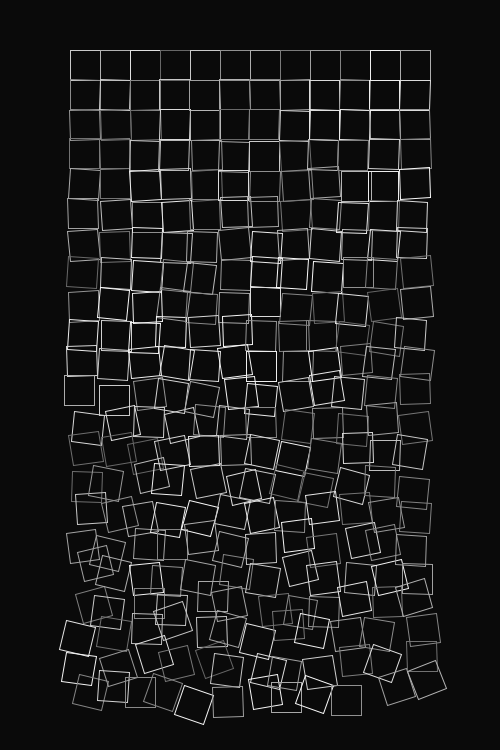
Frame 1 (no input)
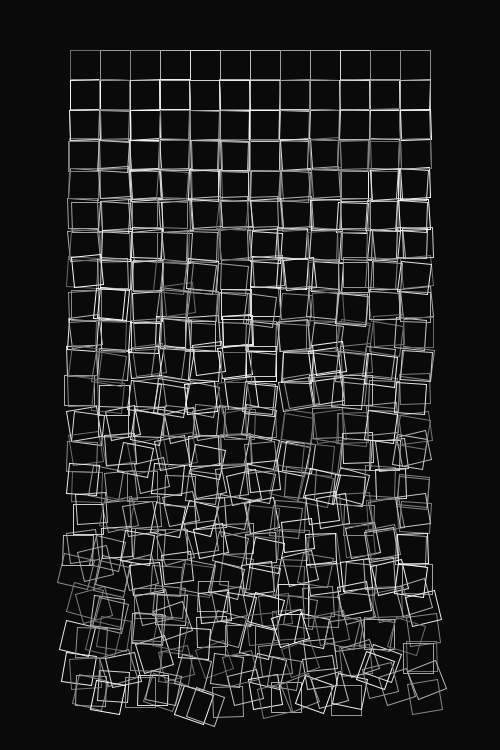
Frame 2 (the mouse pressed at the canvas centre, redrawn once)

The Processing sketch that drew these frames (run headless with seeded random() and noise(); the mouse was pressed at the canvas centre and the sketch redrawn once):

// Processing sketch: processing_185525
// ── processing_185525.pde

/*-----------------------------
Falling Boxes
Boxes progressively rotate to randomness

Created February 7, 2015
By Lauren Alman
contact alman.5@osu.edu
Modified February 9, 2015

project URL
-----------------------------*/

void setup() 
{  
  //size of canvas
  size(500, 750); 
  //black background 
  background(10); 
  //makes the boxes smooth (not as pixilated when rotated)
  smooth();  
  //does not continue to rotate and translate the boxes
  noLoop();
  //make the boxes have no fill
  noFill();
}

//want 12 columns constrained by rows
int rows = 12;
//want 22 rows constrained by the columns
int columns = 22;
//size of the boxes sides (x and y)
int s = 30;

void draw() 
{    
  for (int i = 0; i<rows ; i++) 
  {    
    for (int j = 0; j<columns; j++) 
    {      
      //made the stroke color random so it is cool when you take noLoop out
      stroke(random(100,255));
      //store the original position of the top set of square
      pushMatrix();            
      //create new x position for the square (70=space from side edges of canvas)
      float x = 70 + i*s + (random(-0.5*j, 0.5*j));      
      //create new y position of the square (50=space from top edge of canvas)
      float y = 50 + j*s + (random(-0.5*j, 0.5*j));      
      //displaces the square to new x and y coords
      translate(x, y);        
      //have to create float for radians or degrees to work
      float R = random(-j, j);
      //random rotation based on how far down the squares are (lower down the more rotated, radians creates more of a constraint because it is a smaller number)
      rotate(radians(R));        
      //draws the square (start at x1 and y1 = 0 
      rect(0, 0, s, s); 
      //create rectangle with respect to how the original top squares were (keeps from tilting off page)     
      popMatrix();
    }
  }
}
